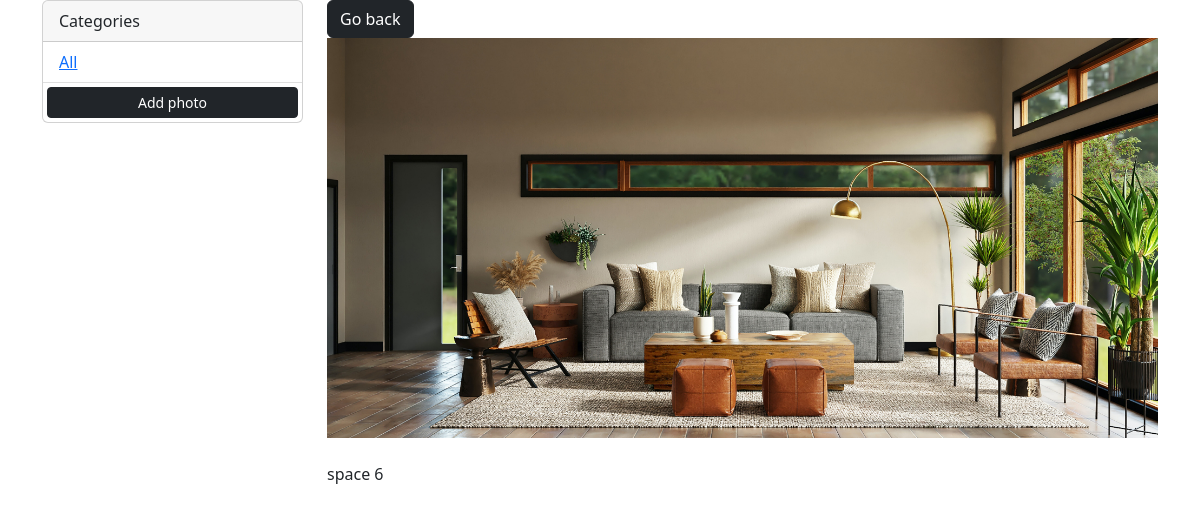
Page /photo/10 on the committed database.
### photos/models.py (models this page shows, shortened)
class Photo(models.Model):
    id = models.AutoField(primary_key=True)
    category = models.ForeignKey(Category, on_delete=models.SET_NULL, null=True, blank=True)
    image = models.ImageField(null=False, blank=False)
    description = models.TextField(max_length=500, null=False, blank=False)
    date = models.DateTimeField(auto_now_add=True)

### photos/views.py (the view)
# urls.py: path('photo/<str:pk>', views.viewPhoto, name='photo'),
def viewPhoto(request, pk):
    photo = Photo.objects.get(id=pk)
    return render(request, 'pics/photo.html', {'photo': photo})

### photos/templates/pics/photo.html
{% extends 'pics/base.html'%} {% block content %}
<div class="row justify-content-center">
  <div class="col">
    <a href="{% url 'gallery'%}" class="btn btn-dark">Go back</a>
    <div style="height: 50vh">
      <img
        style="width: 100%; max-height: 100%; object-fit: cover"
        src=" {{photo.image.url}} "
        class="img-fluid"
      />
      <p class="mt-4">{{ photo.description }}</p>
    </div>
  </div>
</div>
{% endblock %}

### rows in the picture
Photo: image (picture), description "space 6"
